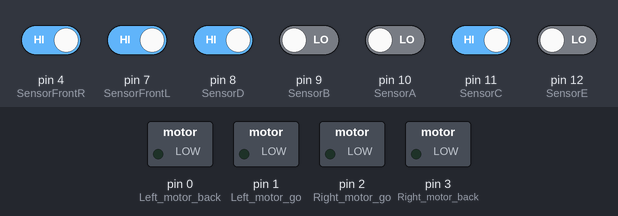
Recording of a sketch running on a simulated Arduino Uno, built with avr-gcc and run on an emulated ATmega328P. On the bench: switched loads named in the sketch (green lamp = pin HIGH). Dashed ring = blinking. Inputs (shaded band) come from the test bench; at power-on: pin 4 (SensorFrontR), pin 7 (SensorFrontL), pin 8 (SensorD), pin 11 (SensorC) HIGH, pin 9 (SensorB), pin 10 (SensorA), pin 12 (SensorE) LOW.

Above: at 1.15 s.
1.4 s: pin 7 (SensorFrontL) driven LOW
At 1.65 s:
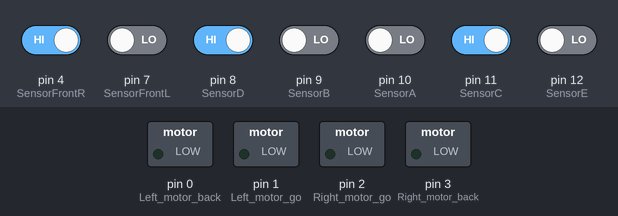
4.4 s: pin 4 (SensorFrontR) driven LOW
At 4.95 s:
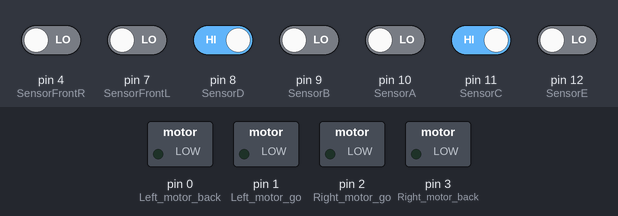
7.4 s: pin 12 (SensorE) driven HIGH
At 7.65 s:
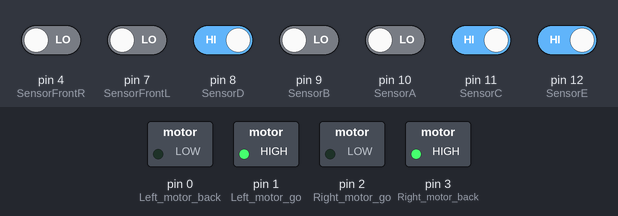
10.4 s: pin 12 (SensorE) driven LOW
At 10.65 s:
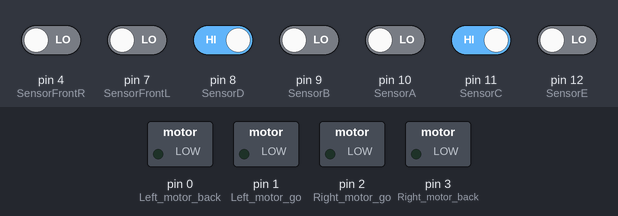
13.4 s: pin 8 (SensorD) driven LOW
At 13.89 s:
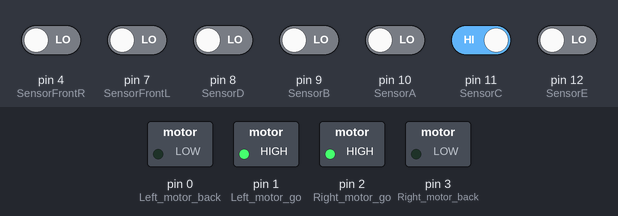
16.4 s: pin 8 (SensorD) driven HIGH
At 16.95 s:
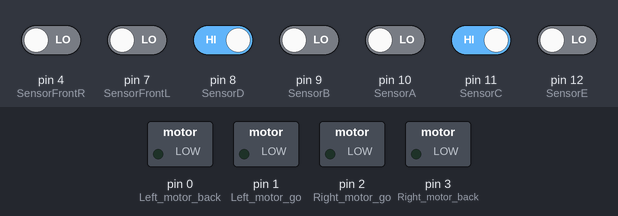
Timing chart, 0 to 20.4 s (numbered marks = the images above; inputs shaded):
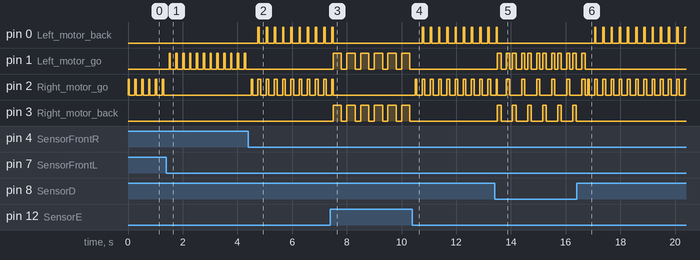

Measured:
- after the input at 1.4 s, pin 1 (Left_motor_go): alternates HIGH for 0.05 s and LOW for 0.20 s, starting after 0.10 s; pin 2 (Right_motor_go): stops changing and stays LOW
- after the input at 4.4 s, pin 0 (Left_motor_back): alternates HIGH for 0.05 s and LOW for 0.25 s, starting after 0.35 s; pin 1 (Left_motor_go): stops changing and stays LOW; pin 2 (Right_motor_go): alternates HIGH for 0.10 s and LOW for 0.20 s, starting after 0.10 s
- after the input at 7.4 s, pin 0 (Left_motor_back): goes on until 7.5 s, then stays LOW; pin 1 (Left_motor_go), pin 3 (Right_motor_back): alternates HIGH for 0.30 s and LOW for 0.20 s, starting after 0.10 s
- after the input at 10.4 s, pin 0 (Left_motor_back): alternates HIGH for 0.05 s and LOW for 0.25 s, starting after 0.35 s; pin 1 (Left_motor_go), pin 3 (Right_motor_back): stops changing and stays LOW; pin 2 (Right_motor_go): alternates HIGH for 0.10 s and LOW for 0.20 s, starting after 0.10 s
- after the input at 13.4 s, pin 0 (Left_motor_back): goes on until 13.5 s, then stays LOW; pin 1 (Left_motor_go): LOW → HIGH after 0.11 s, then repeats every 0.55 s: LOW 0.20 s, HIGH 0.12 s, LOW 0.10 s, HIGH 0.13 s; pin 3 (Right_motor_back): alternates HIGH for 0.13 s and LOW for 0.42 s, starting after 0.11 s
- after the input at 16.4 s, pin 0 (Left_motor_back): alternates HIGH for 0.05 s and LOW for 0.25 s, starting after 0.66 s; pin 1 (Left_motor_go): goes on until 16.7 s, then stays LOW; pin 3 (Right_motor_back): stops changing and stays LOW
- by itself, pin 2 (Right_motor_go): alternates HIGH for 0.05 s and LOW for 0.20 s

The sketch:

cosmos.ino
```cpp
int Left_motor_back = 0;
int Left_motor_go = 1;
int Right_motor_go = 2;
int Right_motor_back = 3;

const int SensorFrontR = 4;
const int SensorFrontL = 7;
const int SensorD = 8;  //오른쪽
const int SensorB = 9;
const int SensorA = 10;
const int SensorC = 11;
const int SensorE = 12;

int SFL;
int SFR;
int Sa;
int Sb;
int Sc;
int Sd;
int Se;

void brake();

void setup()
{
  pinMode(Left_motor_go, OUTPUT); // PIN 0 (PWM)
  pinMode(Left_motor_back, OUTPUT); // PIN 1 (PWM)
  pinMode(Right_motor_go, OUTPUT); // PIN 2 (PWM)
  pinMode(Right_motor_back, OUTPUT); // PIN 3 (PWM)
  pinMode(SensorD, INPUT);
  pinMode(SensorB, INPUT);
  pinMode(SensorA, INPUT);
  pinMode(SensorC, INPUT);
  pinMode(SensorE, INPUT);
  pinMode(SensorFrontR, INPUT);
  pinMode(SensorFrontL, INPUT);
}

void run()
{
  digitalWrite(Right_motor_go, HIGH);
  digitalWrite(Right_motor_back, LOW);
  analogWrite(Right_motor_go, 128);
  analogWrite(Right_motor_back, 0);
  digitalWrite(Left_motor_go, HIGH);
  digitalWrite(Left_motor_back, LOW);
  analogWrite(Left_motor_go, 255);
  analogWrite(Left_motor_back, 0);
}

void brake()
{
  digitalWrite(Right_motor_go, LOW);
  digitalWrite(Right_motor_back, LOW);
  digitalWrite(Left_motor_go, LOW);
  digitalWrite(Left_motor_back, LOW);
}

void left()
{
  digitalWrite(Right_motor_go, HIGH);
  digitalWrite(Left_motor_go, LOW);
  digitalWrite(Right_motor_back, LOW);
  digitalWrite(Left_motor_back, LOW);
  analogWrite(Right_motor_go, 255);
  analogWrite(Left_motor_go, 0);
  analogWrite(Right_motor_back, 0);
  analogWrite(Left_motor_back, 0);
}

void left(int time)
{
  digitalWrite(Right_motor_go,HIGH);
  digitalWrite(Right_motor_back,LOW);
  analogWrite(Right_motor_go,133);
  analogWrite(Right_motor_back,0);
  digitalWrite(Left_motor_go,LOW);
  digitalWrite(Left_motor_back,LOW);
  analogWrite(Left_motor_go,0);
  analogWrite(Left_motor_back,0);
  delay(time * 10);
}

void spin_left(int time)
{
  digitalWrite(Right_motor_go, HIGH);
  digitalWrite(Left_motor_go, LOW);
  digitalWrite(Right_motor_back, LOW);
  digitalWrite(Left_motor_back, HIGH);
  analogWrite(Right_motor_go, 255);
  analogWrite(Left_motor_go, 0);
  analogWrite(Right_motor_back, 0);
  analogWrite(Left_motor_back, 255);
  delay(time * 10);
  brake();
}

void right()
{
  digitalWrite(Left_motor_go, HIGH);
  digitalWrite(Right_motor_go, LOW);
  digitalWrite(Left_motor_back, LOW);
  digitalWrite(Right_motor_back, LOW);
  analogWrite(Left_motor_go, 255);
  analogWrite(Right_motor_go, 0);
  analogWrite(Left_motor_back, 0);
  analogWrite(Right_motor_back, 0);
}

void right(int time)
{
  digitalWrite(Right_motor_go,LOW);
  digitalWrite(Right_motor_back,LOW);
  analogWrite(Right_motor_go,0);
  analogWrite(Right_motor_back,0);
  digitalWrite(Left_motor_go,HIGH);
  digitalWrite(Left_motor_back,LOW);
  analogWrite(Left_motor_go,133);
  analogWrite(Left_motor_back,0);
  delay(time * 10);
  brake();
}

void spin_right(int time)
{
  digitalWrite(Right_motor_go, LOW);
  digitalWrite(Left_motor_go, HIGH);
  digitalWrite(Right_motor_back, HIGH);
  digitalWrite(Left_motor_back, LOW);
  analogWrite(Right_motor_go, 0);
  analogWrite(Left_motor_go, 255); // 200-> 150
  analogWrite(Right_motor_back, 255);
  analogWrite(Left_motor_back, 0);
  delay(time * 10);
  brake();
}

void back(int time)
{
  digitalWrite(Right_motor_go, LOW);
  digitalWrite(Right_motor_back, HIGH);
  analogWrite(Right_motor_go, 0);
  analogWrite(Right_motor_back, 200);
  digitalWrite(Left_motor_go, LOW);
  digitalWrite(Left_motor_back, HIGH);
  analogWrite(Left_motor_go, 0);
  analogWrite(Left_motor_back, 200);
  delay(time * 100);
}

void run(int time)
{
  digitalWrite(Right_motor_go, HIGH);
  digitalWrite(Right_motor_back, LOW);
  analogWrite(Right_motor_go, 128); //120X
  analogWrite(Right_motor_back, 0);
  digitalWrite(Left_motor_go, HIGH);
  digitalWrite(Left_motor_back, LOW);
  analogWrite(Left_motor_go, 128);  // 133->135 100x 120X minimum 128
  analogWrite(Left_motor_back, 0);
  delay(time * 10);
}

void brake(int time)
{
  digitalWrite(Right_motor_go, LOW);
  digitalWrite(Right_motor_back, LOW);
  digitalWrite(Left_motor_go, LOW);
  digitalWrite(Left_motor_back, LOW);
  delay(time * 100);
}

void wait_long_run()
{
  run(12);
  brake(1);
}

void wait_run()
{
  run(6);
  brake(1);
}

void wait_spin_right()
{
  spin_right(10);
  brake(2);
}

void wait_spin_left()
{
  spin_left(10);
  brake(2);
}

void wait_right()
{
  right(5);
  brake(2);
}

void spin_right_90()
{
  spin_right(13);
  brake(2);
}

void spin_right_180()
{
  spin_right(30);
  brake(2);
}

void spin_left_90()
{
  spin_left(13);
  brake(2);
}

void wait_left()
{
  left(5);
  brake(2);
}

void loop()
{
  while (1)
  {
    Sd = digitalRead(SensorD); // 오른쪽
    Sb = digitalRead(SensorB);
    Sa = digitalRead(SensorA);
    Sc = digitalRead(SensorC);
    Se = digitalRead(SensorE); // 왼쪽

    // 아래 형식 참조.
    //        SFR---SFL
    // E-----C----A----B-----D

    SFR = digitalRead(SensorFrontR);
    SFL = digitalRead(SensorFrontL);

    // 움직일 코드 삽입

    // Serial.println(analogRead(10));

    if (SFL == LOW && SFR == LOW) { // front 모두 흰색이면...
      if (Sd == LOW && Se == HIGH) {wait_right();spin_right(5);}
      else if (Sd == HIGH && Se == LOW) {wait_left();spin_left(5);}
      else if (Sd == LOW && Se == LOW) {spin_right_90();wait_long_run();}
      else spin_right_180();
    }

    else if (SFL == HIGH && SFR == HIGH){ // 검은색 && 검은색
      if (Sd == LOW && Se == HIGH) {spin_right_90(); wait_long_run();}
      else if (Sd == HIGH && Se == HIGH) wait_run();  // 흰색 && 흰색
      else if (Sd == HIGH && Se == LOW) wait_left();
      else wait_right();
    }

    else if (SFL == LOW && SFR == HIGH){
      wait_right();
    }

    else if (SFL == HIGH && SFR == LOW){
      wait_left();
    }
  }
}
```
